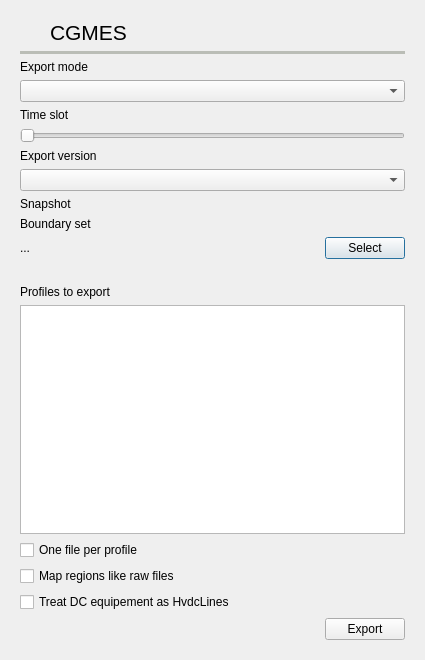
<?xml version="1.0" encoding="UTF-8"?>
<ui version="4.0">
 <class>CgmesExportDialog</class>
 <widget class="QDialog" name="CgmesExportDialog">
  <property name="geometry">
   <rect>
    <x>0</x>
    <y>0</y>
    <width>425</width>
    <height>660</height>
   </rect>
  </property>
  <property name="windowTitle">
   <string>CGMES Export</string>
  </property>
  <layout class="QVBoxLayout" name="verticalLayout_2">
   <item>
    <widget class="QFrame" name="frame_79">
     <property name="minimumSize">
      <size>
       <width>300</width>
       <height>0</height>
      </size>
     </property>
     <property name="frameShape">
      <enum>QFrame::Shape::NoFrame</enum>
     </property>
     <property name="frameShadow">
      <enum>QFrame::Shadow::Raised</enum>
     </property>
     <layout class="QGridLayout" name="gridLayout_5">
      <item row="15" column="0" colspan="3">
       <widget class="QLabel" name="label_139">
        <property name="text">
         <string>Profiles to export</string>
        </property>
       </widget>
      </item>
      <item row="7" column="0" colspan="3">
       <widget class="QComboBox" name="cgmes_version_comboBox"/>
      </item>
      <item row="1" column="0" colspan="3">
       <widget class="Line" name="line_31">
        <property name="palette">
         <palette>
          <active>
           <colorrole role="WindowText">
            <brush brushstyle="SolidPattern">
             <color alpha="255">
              <red>186</red>
              <green>189</green>
              <blue>182</blue>
             </color>
            </brush>
           </colorrole>
          </active>
          <inactive>
           <colorrole role="WindowText">
            <brush brushstyle="SolidPattern">
             <color alpha="255">
              <red>186</red>
              <green>189</green>
              <blue>182</blue>
             </color>
            </brush>
           </colorrole>
          </inactive>
          <disabled>
           <colorrole role="WindowText">
            <brush brushstyle="SolidPattern">
             <color alpha="255">
              <red>190</red>
              <green>190</green>
              <blue>190</blue>
             </color>
            </brush>
           </colorrole>
          </disabled>
         </palette>
        </property>
        <property name="frameShadow">
         <enum>QFrame::Shadow::Plain</enum>
        </property>
        <property name="lineWidth">
         <number>4</number>
        </property>
        <property name="orientation">
         <enum>Qt::Orientation::Horizontal</enum>
        </property>
       </widget>
      </item>
      <item row="13" column="2">
       <widget class="QPushButton" name="selectCGMESBoundarySetButton">
        <property name="maximumSize">
         <size>
          <width>80</width>
          <height>16777215</height>
         </size>
        </property>
        <property name="toolTip">
         <string>Select the CGMES boundary set (single zip file)</string>
        </property>
        <property name="text">
         <string>Select</string>
        </property>
       </widget>
      </item>
      <item row="18" column="0" colspan="3">
       <widget class="QCheckBox" name="cgmes_map_regions_like_raw_checkBox">
        <property name="toolTip">
         <string>&lt;html&gt;&lt;head/&gt;&lt;body&gt;&lt;p&gt;If active the CGMEs mapping will be:&lt;/p&gt;&lt;p&gt;GeographicalRegion &amp;lt;-&amp;gt; Area&lt;/p&gt;&lt;p&gt;SubGeographicalRegion &amp;lt;-&amp;gt; Zone&lt;/p&gt;&lt;p&gt;Otherwise:&lt;/p&gt;&lt;p&gt;GeographicalRegion &amp;lt;-&amp;gt; Country&lt;/p&gt;&lt;p&gt;SubGeographicalRegion &amp;lt;-&amp;gt; Community&lt;/p&gt;&lt;p&gt;&lt;br/&gt;&lt;/p&gt;&lt;/body&gt;&lt;/html&gt;</string>
        </property>
        <property name="text">
         <string>Map regions like raw files</string>
        </property>
       </widget>
      </item>
      <item row="17" column="0" colspan="3">
       <widget class="QCheckBox" name="cgmes_single_profile_per_file_checkBox">
        <property name="text">
         <string>One file per profile</string>
        </property>
       </widget>
      </item>
      <item row="6" column="0" colspan="3">
       <widget class="QLabel" name="label_135">
        <property name="text">
         <string>Export version</string>
        </property>
       </widget>
      </item>
      <item row="14" column="0">
       <widget class="QLabel" name="label_102">
        <property name="text">
         <string/>
        </property>
       </widget>
      </item>
      <item row="2" column="0" colspan="3">
       <widget class="QLabel" name="label_export_mode">
        <property name="text">
         <string>Export mode</string>
        </property>
       </widget>
      </item>
      <item row="3" column="0" colspan="3">
       <widget class="QComboBox" name="cgmes_export_mode_comboBox"/>
      </item>
      <item row="4" column="0" colspan="3">
       <widget class="QLabel" name="label_time_slot">
        <property name="text">
         <string>Time slot</string>
        </property>
       </widget>
      </item>
      <item row="5" column="0" colspan="3">
       <widget class="QSlider" name="time_slot_slider">
        <property name="minimum">
         <number>-1</number>
        </property>
        <property name="maximum">
         <number>-1</number>
        </property>
        <property name="orientation">
         <enum>Qt::Orientation::Horizontal</enum>
        </property>
       </widget>
      </item>
      <item row="8" column="0" colspan="3">
       <widget class="QLabel" name="time_slot_label">
        <property name="text">
         <string>Snapshot</string>
        </property>
       </widget>
      </item>
      <item row="0" column="1" colspan="2">
       <widget class="QLabel" name="label_134">
        <property name="palette">
         <palette>
          <active>
           <colorrole role="WindowText">
            <brush brushstyle="SolidPattern">
             <color alpha="255">
              <red>85</red>
              <green>87</green>
              <blue>83</blue>
             </color>
            </brush>
           </colorrole>
          </active>
          <inactive>
           <colorrole role="WindowText">
            <brush brushstyle="SolidPattern">
             <color alpha="255">
              <red>0</red>
              <green>0</green>
              <blue>0</blue>
             </color>
            </brush>
           </colorrole>
          </inactive>
          <disabled>
           <colorrole role="WindowText">
            <brush brushstyle="SolidPattern">
             <color alpha="255">
              <red>190</red>
              <green>190</green>
              <blue>190</blue>
             </color>
            </brush>
           </colorrole>
          </disabled>
         </palette>
        </property>
        <property name="font">
         <font>
          <pointsize>16</pointsize>
         </font>
        </property>
        <property name="text">
         <string>CGMES</string>
        </property>
       </widget>
      </item>
      <item row="12" column="0" colspan="3">
       <widget class="QLabel" name="label_90">
        <property name="text">
         <string>Boundary set</string>
        </property>
       </widget>
      </item>
      <item row="19" column="0" colspan="3">
       <widget class="QCheckBox" name="cgmes_dc_as_hvdclines_checkBox">
        <property name="toolTip">
         <string>&lt;html&gt;&lt;head/&gt;&lt;body&gt;&lt;p&gt;Converters and DC lines in CGMES are attempted to be converted to the simplified HvdcLine objects in VeraGrid&lt;/p&gt;&lt;/body&gt;&lt;/html&gt;</string>
        </property>
        <property name="text">
         <string>Treat DC equipement as HvdcLines</string>
        </property>
       </widget>
      </item>
      <item row="0" column="0">
       <widget class="QLabel" name="label_137">
        <property name="minimumSize">
         <size>
          <width>24</width>
          <height>24</height>
         </size>
        </property>
        <property name="maximumSize">
         <size>
          <width>24</width>
          <height>24</height>
         </size>
        </property>
        <property name="text">
         <string/>
        </property>
        <property name="pixmap">
         <pixmap resource="../Icons/icons.qrc">:/Icons/icons/new2.png</pixmap>
        </property>
        <property name="scaledContents">
         <bool>true</bool>
        </property>
       </widget>
      </item>
      <item row="16" column="0" colspan="3">
       <widget class="QListView" name="cgmes_profiles_listView"/>
      </item>
      <item row="13" column="0" colspan="2">
       <widget class="QLabel" name="cgmes_boundary_set_label">
        <property name="toolTip">
         <string>Path of the CGMES default boundary set (single zip file)</string>
        </property>
        <property name="text">
         <string>...</string>
        </property>
       </widget>
      </item>
      <item row="20" column="2">
       <widget class="QPushButton" name="exportButton">
        <property name="text">
         <string>Export</string>
        </property>
       </widget>
      </item>
     </layout>
    </widget>
   </item>
  </layout>
 </widget>
 <resources>
  <include location="../Icons/icons.qrc"/>
  <include location="../Icons/icons.qrc"/>
  <include location="../../../../../../../.designer/Icons/icons.qrc"/>
 </resources>
 <connections/>
</ui>
